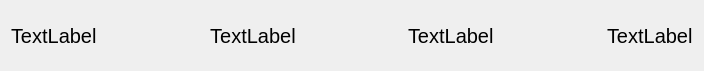
<?xml version="1.0" encoding="UTF-8"?>
<ui version="4.0">
 <class>RankItem</class>
 <widget class="QWidget" name="RankItem">
  <property name="geometry">
   <rect>
    <x>0</x>
    <y>0</y>
    <width>704</width>
    <height>71</height>
   </rect>
  </property>
  <property name="windowTitle">
   <string>Form</string>
  </property>
  <layout class="QGridLayout" name="gridLayout">
   <item row="0" column="0">
    <layout class="QHBoxLayout" name="horizontalLayout">
     <item>
      <widget class="QLabel" name="name">
       <property name="font">
        <font>
         <pointsize>15</pointsize>
        </font>
       </property>
       <property name="text">
        <string>TextLabel</string>
       </property>
      </widget>
     </item>
     <item>
      <spacer name="horizontalSpacer_2">
       <property name="orientation">
        <enum>Qt::Horizontal</enum>
       </property>
       <property name="sizeHint" stdset="0">
        <size>
         <width>40</width>
         <height>20</height>
        </size>
       </property>
      </spacer>
     </item>
     <item>
      <widget class="QLabel" name="score">
       <property name="font">
        <font>
         <pointsize>15</pointsize>
         <underline>false</underline>
        </font>
       </property>
       <property name="text">
        <string>TextLabel</string>
       </property>
       <property name="alignment">
        <set>Qt::AlignCenter</set>
       </property>
      </widget>
     </item>
     <item>
      <spacer name="horizontalSpacer_3">
       <property name="orientation">
        <enum>Qt::Horizontal</enum>
       </property>
       <property name="sizeHint" stdset="0">
        <size>
         <width>40</width>
         <height>20</height>
        </size>
       </property>
      </spacer>
     </item>
     <item>
      <widget class="QLabel" name="level">
       <property name="font">
        <font>
         <pointsize>15</pointsize>
        </font>
       </property>
       <property name="text">
        <string>TextLabel</string>
       </property>
      </widget>
     </item>
     <item>
      <spacer name="horizontalSpacer_4">
       <property name="orientation">
        <enum>Qt::Horizontal</enum>
       </property>
       <property name="sizeHint" stdset="0">
        <size>
         <width>40</width>
         <height>20</height>
        </size>
       </property>
      </spacer>
     </item>
     <item>
      <widget class="QLabel" name="time">
       <property name="font">
        <font>
         <pointsize>15</pointsize>
        </font>
       </property>
       <property name="text">
        <string>TextLabel</string>
       </property>
      </widget>
     </item>
    </layout>
   </item>
  </layout>
 </widget>
 <resources/>
 <connections/>
</ui>
